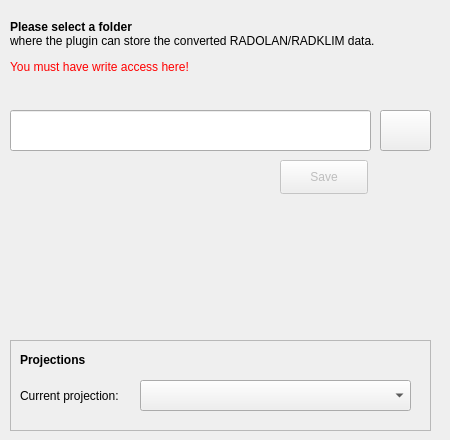
    <widget class="QWidget" name="tab_storage">
     <attribute name="icon">
      <iconset>
       <normaloff>img/execute.png</normaloff>img/execute.png</iconset>
     </attribute>
     <attribute name="title">
      <string>Settings</string>
     </attribute>
     <attribute name="toolTip">
      <string>&lt;html&gt;&lt;head/&gt;&lt;body&gt;&lt;p&gt;- change/show data folder&lt;br/&gt;- Redefine folder for RADOLAN/RADKLIM layer data.&lt;br/&gt;- change destination projection&lt;/p&gt;&lt;/body&gt;&lt;/html&gt;</string>
     </attribute>
     <widget class="QPushButton" name="btn_select_storage_dir">
      <property name="geometry">
       <rect>
        <x>380</x>
        <y>110</y>
        <width>51</width>
        <height>41</height>
       </rect>
      </property>
      <property name="toolTip">
       <string>&lt;html&gt;&lt;head/&gt;&lt;body&gt;&lt;p&gt;select folder&lt;/p&gt;&lt;/body&gt;&lt;/html&gt;</string>
      </property>
      <property name="text">
       <string/>
      </property>
      <property name="icon">
       <iconset>
        <normaloff>img/folder.png</normaloff>img/folder.png</iconset>
      </property>
      <property name="iconSize">
       <size>
        <width>32</width>
        <height>32</height>
       </size>
      </property>
     </widget>
     <widget class="QLineEdit" name="textfield_path">
      <property name="geometry">
       <rect>
        <x>10</x>
        <y>110</y>
        <width>361</width>
        <height>41</height>
       </rect>
      </property>
     </widget>
     <widget class="QLabel" name="label_2">
      <property name="geometry">
       <rect>
        <x>10</x>
        <y>20</y>
        <width>431</width>
        <height>71</height>
       </rect>
      </property>
      <property name="text">
       <string>&lt;html&gt;&lt;head/&gt;&lt;body&gt;&lt;p&gt;&lt;span style=&quot; font-weight:600;&quot;&gt;Please select a folder&lt;br/&gt;&lt;/span&gt;where the plugin can store the converted RADOLAN/RADKLIM data.&lt;/p&gt;&lt;p&gt;&lt;span style=&quot; color:#ff0000;&quot;&gt;You must have write access here!&lt;/span&gt;&lt;/p&gt;&lt;/body&gt;&lt;/html&gt;</string>
      </property>
      <property name="alignment">
       <set>Qt::AlignLeading|Qt::AlignLeft|Qt::AlignTop</set>
      </property>
      <property name="wordWrap">
       <bool>true</bool>
      </property>
     </widget>
     <widget class="QPushButton" name="btn_save">
      <property name="enabled">
       <bool>false</bool>
      </property>
      <property name="geometry">
       <rect>
        <x>280</x>
        <y>160</y>
        <width>88</width>
        <height>34</height>
       </rect>
      </property>
      <property name="toolTip">
       <string>&lt;html&gt;&lt;head/&gt;&lt;body&gt;&lt;p&gt;Save new layer storage location to plugin config file&lt;/p&gt;&lt;/body&gt;&lt;/html&gt;</string>
      </property>
      <property name="text">
       <string>Save</string>
      </property>
      <property name="icon">
       <iconset>
        <normaloff>../../../../../../../Entwicklung/workspace_py/QGIS3-Plugin/radolan2map/img/save.png</normaloff>../../../../../../../Entwicklung/workspace_py/QGIS3-Plugin/radolan2map/img/save.png</iconset>
      </property>
      <property name="iconSize">
       <size>
        <width>16</width>
        <height>16</height>
       </size>
      </property>
     </widget>
     <widget class="QFrame" name="frame_3">
      <property name="geometry">
       <rect>
        <x>10</x>
        <y>340</y>
        <width>421</width>
        <height>91</height>
       </rect>
      </property>
      <property name="frameShape">
       <enum>QFrame::StyledPanel</enum>
      </property>
      <property name="frameShadow">
       <enum>QFrame::Raised</enum>
      </property>
      <widget class="QComboBox" name="cbbox_projections">
       <property name="geometry">
        <rect>
         <x>130</x>
         <y>40</y>
         <width>271</width>
         <height>31</height>
        </rect>
       </property>
       <property name="toolTip">
        <string>&lt;html&gt;&lt;head/&gt;&lt;body&gt;&lt;p&gt;projection codes&lt;/p&gt;&lt;/body&gt;&lt;/html&gt;</string>
       </property>
      </widget>
      <widget class="QLabel" name="label_17">
       <property name="geometry">
        <rect>
         <x>10</x>
         <y>40</y>
         <width>131</width>
         <height>31</height>
        </rect>
       </property>
       <property name="text">
        <string>Current projection:</string>
       </property>
      </widget>
      <widget class="QLabel" name="label_16">
       <property name="geometry">
        <rect>
         <x>10</x>
         <y>10</y>
         <width>81</width>
         <height>21</height>
        </rect>
       </property>
       <property name="text">
        <string>&lt;html&gt;&lt;head/&gt;&lt;body&gt;&lt;p&gt;&lt;span style=&quot; font-weight:600;&quot;&gt;Projections&lt;/span&gt;&lt;/p&gt;&lt;/body&gt;&lt;/html&gt;</string>
       </property>
      </widget>
     </widget>
    </widget>
